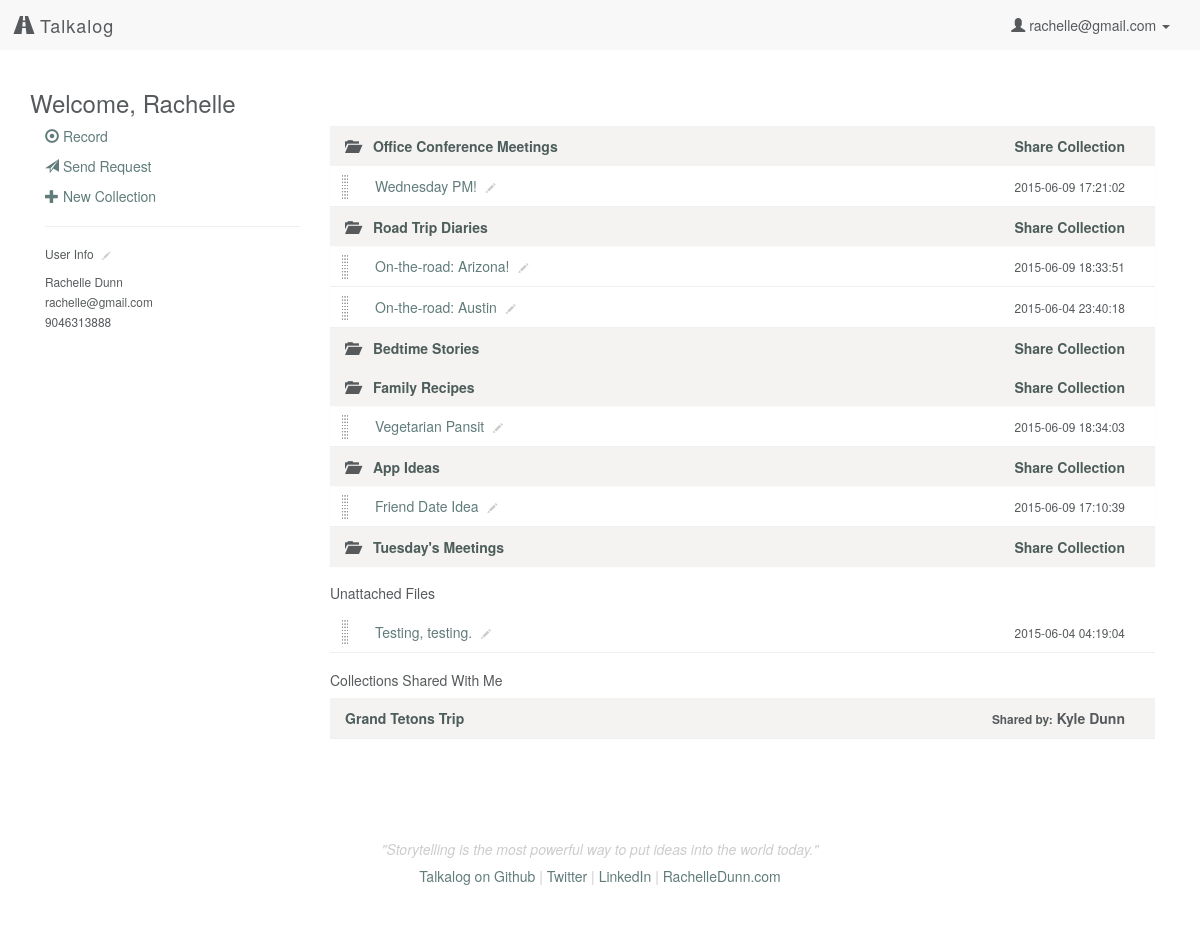
Screenshot of /profile (signed in) with the database file from the repository.
### model.py (models this page shows, shortened)
class User(db.Model):
    __tablename__ = "Users"
    id = db.Column(db.Integer, autoincrement=True, primary_key=True)
    email = db.Column(db.String(100), nullable=False)
    password = db.Column(db.String(50), nullable=False)
    first_name = db.Column(db.String(50), nullable=False)
    last_name = db.Column(db.String(50), nullable=False)
    tel = db.Column(db.String, nullable=False)

class Collection(db.Model):
    __tablename__ = "Collections"
    id = db.Column(db.Integer, autoincrement=True, primary_key=True)
    user_id = db.Column(db.Integer, db.ForeignKey('Users.id'), nullable=False)
    title = db.Column(db.String, nullable=False, default='Untitled Collection')
    user = db.relationship("User", backref=db.backref("collections", order_by=id))

class CollectionsUploads(db.Model):
    __tablename__ = "CollectionsUploads"
    id = db.Column(db.Integer, autoincrement=True, primary_key=True)
    collection_id = db.Column(db.Integer, db.ForeignKey('Collections.id'), nullable=False)
    upload_id = db.Column(db.Integer, db.ForeignKey('Uploads.id'), nullable=False)
    collection = db.relationship("Collection", backref=db.backref("collectionsuploads", order_by=id))
    upload = db.relationship("Upload", backref=db.backref("collectionsuploads", order_by=id))

class Upload(db.Model):
    __tablename__ = "Uploads"
    id = db.Column(db.Integer, autoincrement=True, primary_key=True)
    user_id = db.Column(db.Integer, db.ForeignKey('Users.id'), nullable=False)
    title = db.Column(db.String, nullable=False, default=db.func.now())
    path = db.Column(db.String(50))
    mimetype = db.Column(db.String(50), default='wav') # wav, jpg, mp3
    datetime = db.Column(db.DateTime, default=db.func.now(), onupdate=db.func.now()) # set datetime to current timestamp
    transcript = db.Column(db.Text)
    user = db.relationship("User", backref=db.backref("uploads", order_by=id))

class CollectionsUsers(db.Model):
    __tablename__ = "CollectionsUsers"
    id = db.Column(db.Integer, autoincrement=True, primary_key=True)
    collection_id = db.Column(db.Integer, db.ForeignKey('Collections.id'), nullable=False)
    user_id = db.Column(db.Integer, db.ForeignKey('Users.id'), nullable=False)
    collection = db.relationship("Collection", backref=db.backref("collectionsusers", order_by=id))
    user = db.relationship("User", backref=db.backref("collectionsusers", order_by=id))

### server.py (the view)
@app.route('/profile')
def user_page():
	"""User profile with list of audio collections and files."""
	if 'email' in session:
		user_email = session['email']
		user = User.query.filter_by(email=user_email).first()
		user_uploads = user.uploads
		user_collections = user.collections
		user_cu = []
		for collection in user_collections:
			cu = collection.collectionsuploads
			for i in cu:
				user_cu.append(i.upload_id)
		singleuploads = []
		for i in user_uploads:
			if i.id not in user_cu:
				singleuploads.append(i)
		return render_template('profile.html', user=user,
			singleuploads=singleuploads, upload_folder=UPLOAD_FOLDER)
	else:
		flash('You must be logged in to view files')
		return redirect('/login')

### templates/profile.html (shortened to what this page needs)
{% extends 'base.html' %}
{% block content %}
    <h3>Welcome, {{ user.first_name }}</h3>
    <div class="row">
        <div class="col-sm-3">
            <p><a href="/record"><span class="glyphicon glyphicon-record" aria-hidden="true"></span> Record</a></p>
            <p><a href="/generate"><span class="glyphicon glyphicon-send" aria-hidden="true"></span> Send Request</a></p>
            <p><a href="#" data-toggle="modal" data-target="#myModal"><span class="glyphicon glyphicon-plus" aria-hidden="true"></span> New Collection</a></p>
            <hr>
            <h6>User Info <a href="/edit/user"><span class="glyphicon glyphicon-pencil click-to-edit" aria-hidden="true"></span></a></h6>
            <p><small>{{ user.first_name }} {{ user.last_name }}<br>
                {{ user.email }}<br>
                {{ user.tel }}</small></p>
        </div>
        <div class="col-sm-9">
            <div class="file-box">
                <ul class="list-group panel-group" id="accordion">
                    {% if user.collections %}
                        <div class="panel panel-default">
                            {% for collection in user.collections %}
                                <li class="droppable list-group-item collection row panel-heading" collection-id="{{ collection.id }}">
                                    <div class="name col-xs-8 panel-title">
                                        <a class="accordion-toggle" data-toggle="collapse" data-parent="#accordion" href="#collapse{{ collection.id }}"><span class="indicator glyphicon glyphicon-folder-open" aria-hidden="true"></span></a>
                                        <a href="/collection/{{ collection.id }}">{{ collection.title }}</a>
                                    </div>
                                    <div class="share col-xs-4 text-right">
                                        <a href="#" data-toggle="modal" data-target="#share-{{ collection.id }}">
                                          Share <span class="hidden-xs">Collection</span>
                                        </a>
                                    </div>
                                </li>
                                <div class="panel-collapse collapse in" id="collapse{{ collection.id }}">
                                    <div class="panel-body">
                                    {% for cu in collection.collectionsuploads %}
                                        <li class="draggable upload list-group-item row" upload-id="{{ cu.upload.id }}">
                                            <div class="name col-xs-8">
                                                <div class="control-group control-group-inline">
                                                    <div class="controls">
                                                        <a href="/listen/{{ cu.upload.id }}" class="upload-title" data-toggle="#pencil-{{ cu.upload.id }}" upload-id="{{ cu.upload.id }}" id="upload-{{ cu.upload.id }}">{{ cu.upload.title }}</a>
                                                        <span class="edit" id="pencil-{{ cu.upload.id }}" upload-id="{{ cu.upload.id }}"><span class="glyphicon glyphicon-pencil click-to-edit" aria-hidden="true"></span></span>
                                                    </div>
                                                </div>
                                            </div>
                                            <div class="type col-xs-4 text-right">
                                                <small>{{ cu.upload.datetime }}</small>
                                            </div>
                                        </li>
                                    {% endfor %}
                                    </div>
                                </div>
                            {% endfor %}
                        </div>
                    {% endif %}
                </ul>
            </div>
            {% if singleuploads %}
            <h5>Unattached Files</h5>
            <div class="file-box">
                <ul class="list-group">
                    {% for upload in singleuploads %}
                        {% if upload.path %}
                            <li class="draggable upload list-group-item row" upload-id="{{ upload.id }}">
                                <div class="name col-xs-8">
                                    <div class="control-group control-group-inline">
                                        <div class="controls">
                                            <a href="/listen/{{ upload.id }}" class="upload-title" data-toggle=".pencil-{{ upload.id }}" upload-id="{{ upload.id }}" id="upload-{{ upload.id }}">{{ upload.title }}</a>
                                            <span class="edit pencil-{{ upload.id }}"><span class="glyphicon glyphicon-pencil click-to-edit" aria-hidden="true"></span></span>
                                        </div>
                                    </div>
                                </div>
                                <div class="type col-xs-4 text-right">
                                    <small>{{ upload.datetime }}</small>
                                </div>
                            </li>
                        {% endif %}
                    {% endfor %}
                </ul>
            </div>
            {% endif %}
            {% if user.collectionsusers %}
            <h5>Collections Shared With Me</h5>
            <div class="file-box">
                <ul class="list-group">
                    {% for collection in user.collectionsusers %}
                        <li class="list-group-item collection row">
                            <div class="name col-xs-8"><a href="/collection/{{ collection.collection.id }}">{{ collection.collection.title }}</a></div>
                            <div class="col-xs-4 text-right"><small class="hidden-xs">Shared by:</small> {{ collection.collection.user.first_name }} {{ collection.collection.user.last_name }}</div>
                        </li>
                    {% endfor %}
                </ul>
            </div>
            {% endif %}
        </div>
    </div>
{% endblock %}

### templates/base.html (shortened to what this page needs)
<!DOCTYPE html>
<html lang="en">
    <head>
        <link rel="stylesheet" href="https://maxcdn.bootstrapcdn.com/bootstrap/3.3.4/css/bootstrap.min.css">
        <link rel="stylesheet" href="/static/css/style.css"/>
        <link rel="stylesheet" href="https://ajax.googleapis.com/ajax/libs/jqueryui/1.11.4/themes/smoothness/jquery-ui.css"/>
    </head>
    <body>
        <nav class="navbar navbar-default">
            <div class="container-fluid">
                <div class="navbar-header">
                    <a class="navbar-brand" href="/"><span class="glyphicon glyphicon-road" aria-hidden="true"></span> Talkalog</a>
                </div>
                <div class="collapse navbar-collapse" id="bs-example-navbar-collapse-1">
                    <ul class="nav navbar-nav navbar-right">
                    {% if 'email' in session %}
                        <li class="dropdown">
                        <a href="#" class="dropdown-toggle" data-toggle="dropdown" role="button" aria-expanded="false"><span class="glyphicon glyphicon-user" aria-hidden="true"></span> {{ session['email'] }} <span class="caret"></span></a>
                        </li>
                    {% else %}
                        <li><a href="/login">Login</a></li>
                        <li><a href="/signup">Sign Up</a></li>
                    {% endif %}
                    </ul>
                </div>
            </div>
        </nav>
        <div class="container">
            {% block content %}{% endblock %}
        </div>
        <div class="container">
            <footer class="footer">
                <p>"Storytelling is the most powerful way to put ideas into the world today."</p>
                <h5><a href="http://github.com/rachelledunn/talkalog" target="_blank">Talkalog on Github</a> | <a href="http://twitter.com/rchdnn" target="_blank">Twitter</a> | <a href="http://linkedin.com/in/rachelledunn" target="_blank">LinkedIn</a> | <a href="http://rachelledunn.com/" target="_blank">RachelleDunn.com</a></h5>
            </footer>
        </div>
    </body>
</html>

### static/css/style.css (style rules this page uses)
body { background-color: #ffffff; color: #565a5c; }
a { color: #607c7a; -webkit-transition: color 0.1s linear 0s; -moz-transition: color 0.1s linear 0s; -o-transition: color 0.1s linear 0s; transition: color 0.1s linear 0s; }
.h1, .h2, .h3, .h4, .h5, h1, h2, h3, h4, h5 { font-weight: 200; }
.navbar-default { border-radius: 0; border: none; }
.navbar-default .navbar-brand { font-weight: 200; letter-spacing: 1px; }
.navbar-default a, .navbar-default .navbar-brand, .navbar-default .navbar-nav > li > a { color: #565a5c; }
.row { margin-left: auto; margin-right: auto; }
.footer { padding-top: 40px; padding-bottom: 40px; margin-top: 40px; text-align: center; color: #cccccc; }
.footer p { font-style: italic; }
.list-group-item { border-radius: 0 !important; border: none; border-bottom: 1px solid #efefef; }
.draggable { background: url("/static/img/drag-drop.png") no-repeat 10px center/10px auto rgba(255, 255, 255, 0.7); clear: both; display: block; min-height: 40px; padding-left: 30px; }
.collection, .list-group-heading { background-color: #F4F3F1 !important; padding-left: 0; font-weight: 600; }
.collection a, .list-group-heading a { color: #4d5d5b; }
.panel-heading { border-radius: 0; }
.panel-body { padding: 0; }
.panel-default > .panel-heading + .panel-collapse > .panel-body { border: none; }
.list-group-item:first-child, .list-group-item:last-child { margin-bottom: 0; border-radius: 0; }
.panel-title { margin-top: inherit; margin-bottom: inherit; font-size: inherit; color: inherit; }
.panel-group .panel { margin-bottom: 0; border-radius: 0; border: none; }
.panel-default > .panel-heading { color: inherit; background-color: inherit; }
.glyphicon-folder-open, .glyphicon-folder-close { color: #565a5c; padding-right: 10px; }
.click-to-edit { font-size: 70%; vertical-align: baseline; padding: 0 5px; color: #cccccc; }

### rows the page displays
User: email "rachelle@gmail.com", first_name "Rachelle", last_name "Dunn", tel "9046313888"
Collection: title "Office Conference Meetings"
CollectionsUploads: upload "Wednesday PM!", upload.datetime "2015-06-09 17:21:02"
Collection: title "Road Trip Diaries"
CollectionsUploads: upload "On-the-road: Arizona!", upload.datetime "2015-06-09 18:33:51"
CollectionsUploads: upload "On-the-road: Austin", upload.datetime "2015-06-04 23:40:18"
Collection: title "Bedtime Stories"
Collection: title "Family Recipes"
CollectionsUploads: upload "Vegetarian Pansit", upload.datetime "2015-06-09 18:34:03"
Collection: title "App Ideas"
CollectionsUploads: upload "Friend Date Idea", upload.datetime "2015-06-09 17:10:39"
Collection: title "Tuesday's Meetings"
Upload: title "Testing, testing.", datetime "2015-06-04 04:19:04"
CollectionsUsers: collection "Grand Tetons Trip", collection.user.first_name "Kyle", collection.user.last_name "Dunn"
